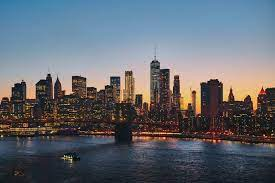
#> input picture photos/nyc.jpg, 275 x 183 px
$ python translation.py
#> lines starting #> are read from the running program, lines starting #| are printed output that depends on the picture
from turtle import width
import cv2 as cv
import numpy as np

img =cv.imread('photos/nyc.jpg')
#> img is the input picture: shape (183, 275, 3); mean B, G, R 112.1, 104.1, 99.1
#translation
def translate(img,x,y):
#> called with x = 100, y = 100
    transMat = np.float32([[1,0,x],[0,1,y]])
    dimensions = (img.shape[1], img.shape[0])
#> dimensions = (275, 183)
    return cv.warpAffine(img, transMat,dimensions)
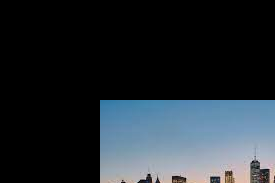
#> returned value: shape (183, 275, 3); mean of channels 0, 1, 2 50.1, 43.9, 36.6; drawn as B, G, R

translated = translate(img , 100, 100)
cv.imshow('Translated', translated)

#rotation
def rotate(img,angle,rotPoint=None):
#> called with angle = 45
    (height,width) = img.shape[:2]
#> height = 183; width = 275

    if rotPoint is None:
        rotPoint = (width//2,height//2)
#> rotPoint = (137, 91)

    rotMat = cv.getRotationMatrix2D(rotPoint,angle, 1.0)
    dimensions = (width,height)
#> dimensions = (275, 183)

    return cv.warpAffine(img,rotMat,dimensions)
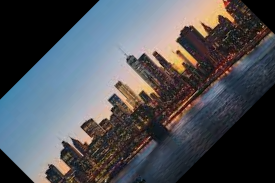
#> returned value: shape (183, 275, 3); mean of channels 0, 1, 2 86.9, 81.8, 79.8; drawn as B, G, R

rotated = rotate(img,45)
cv.imshow('Rotated',rotated)

resized = cv.resize(img,(550,550),interpolation=cv.INTER_CUBIC)
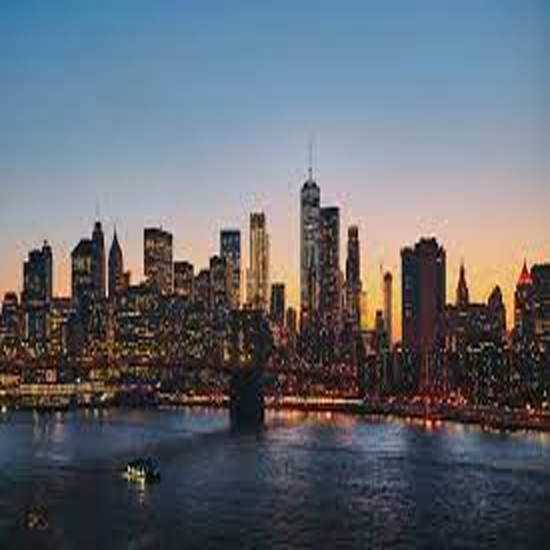
#> resized: shape (550, 550, 3); mean B, G, R 112.1, 104.1, 99.1
cv.imshow('resized',resized)

#flipping
flipped = cv.flip(resized,0)
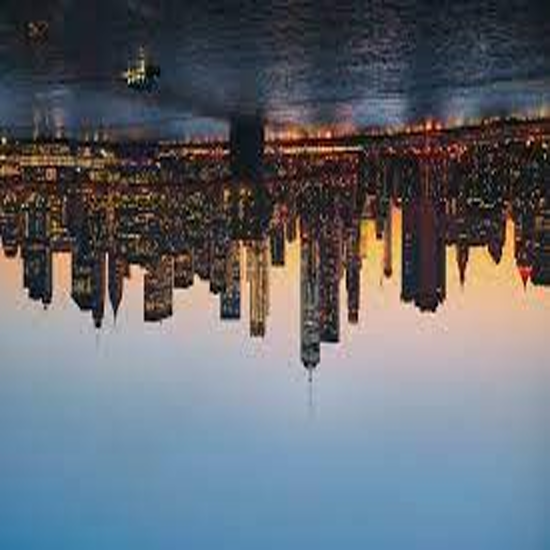
#> flipped: shape (550, 550, 3); mean B, G, R 112.1, 104.1, 99.1
cv.imshow('Flip',flipped)

cv.waitKey(0)


cv.waitKey(0)

$ run again, with photos/cat.jpg copied over photos/nyc.jpg
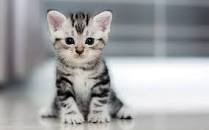
#> input picture photos/cat.jpg, 209 x 130 px
#> img is the input picture: shape (130, 209, 3); mean B, G, R 163, 161.3, 160.6
#> `resized = cv.resize(img,(550,550),interpolation=cv.INTER_CUBIC)`:
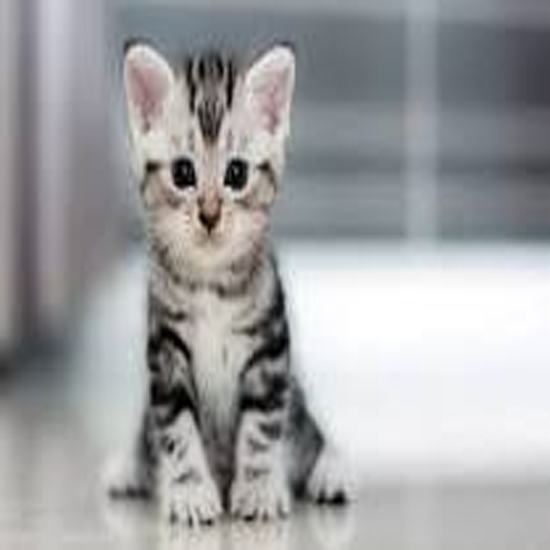
#> resized: shape (550, 550, 3); mean B, G, R 163, 161.3, 160.6
#> `flipped = cv.flip(resized,0)`:
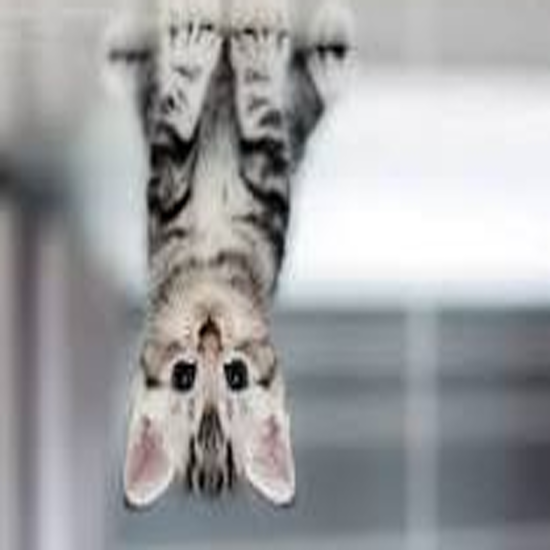
#> flipped: shape (550, 550, 3); mean B, G, R 163, 161.3, 160.6
